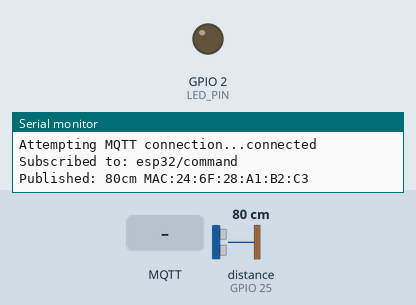
Bench run of a program on a simulated ESP32. On the bench: output pins drawn as LEDs (lit = HIGH), the last lines printed to the serial monitor. Wiring (inferred from the names in the program): ultrasonic range finder: trigger GPIO 26; echo GPIO 25. Inputs (shaded band) come from the test bench; at power-on: distance to the obstacle (sensor on GPIO 25) 80 cm. The echo pulse lasts 58.3 µs per cm; WiFi joins after 1.5 s; servers stay silent unless stated; random numbers use the default seed unless the program sets one; no MQTT or app messages arrive unless stated; pins used as bus, display or sensor lines are not drawn.

Above: at 2.7 s.
2.8 s: MQTT message "LED_ON" arrives on the first subscribed topic
At 7.0 s:
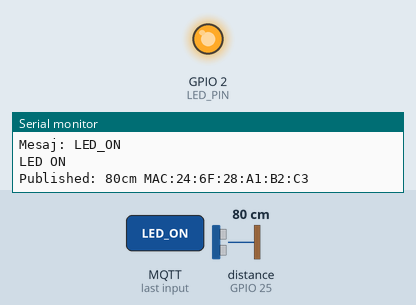
8.0 s: MQTT message "LED_OFF" arrives on the first subscribed topic
At 12.2 s:
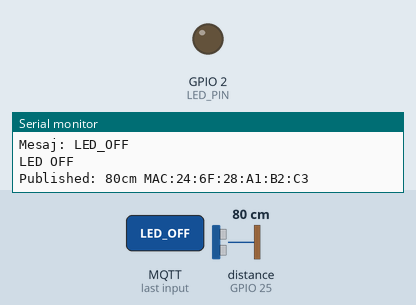
Timing chart, 0 to 13.7 s (numbered marks = the images above; inputs shaded):
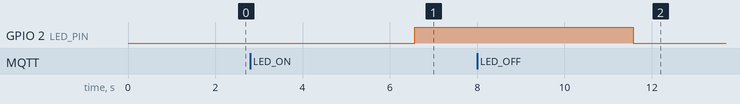

Measured:
- after the input at 2.8 s, GPIO 2 (LED_PIN): LOW → HIGH after 3.8 s
- after the input at 8.0 s, GPIO 2 (LED_PIN): HIGH → LOW after 3.6 s

The program:

main.cpp
```cpp
#include <Arduino.h>
#include <WiFi.h>
#include <PubSubClient.h>
#include <Wire.h>

// Sensör Pinleri
#define Echo_PIN 25
#define Trig_PIN 26

// LED Pin
#define LED_PIN 2


// WiFi Bilgileri
const char* ssid = "Boooh";
const char* password = "pisssslik";

// MQTT Bilgileri
const char* mqtt_server = "192.168.1.102";
const int mqtt_port = 1883;
const char* mqtt_pub_topic = "esp32/distance/data";  // Veri GÖNDERİLECEK konu
const char* mqtt_sub_topic = "esp32/command";        // Komut DİNLENECEK konu
String MAC;


WiFiClient espClient;
PubSubClient client(espClient);

// MQTT'den mesaj geldiğinde çalışacak fonksiyon
void callback(char* topic, byte* payload, unsigned int length) {
  Serial.print("Mesaj geldi, konu: ");
  Serial.println(topic);

  // Gelen mesajı string'e çevir
  String message;
  for (int i = 0; i < length; i++) {
    message += (char)payload[i];
  }
  Serial.print("Mesaj: ");
  Serial.println(message);

  // Gelen mesaja göre işlem yap
  if (message == "LED_ON") {
    Serial.println("LED ON");
    digitalWrite(LED_PIN, HIGH);
  } else if (message == "LED_OFF") {
    Serial.println("LED OFF");
    digitalWrite(LED_PIN, LOW);
  }
}

void wifiConnect() {
  Serial.print("Connecting to ");
  Serial.println(ssid);
  WiFi.begin(ssid, password);
  while (WiFi.status() != WL_CONNECTED) {
    delay(500);
    Serial.print(" . ");
  }
  Serial.println("\nWiFi Connected :)");
  Serial.print("IP address: ");
  Serial.println(WiFi.localIP());
  Serial.print("MAC address: ");
  MAC = WiFi.macAddress();
  Serial.println(MAC);
}

void reconnect() {
  while (!client.connected()) {
    Serial.print("Attempting MQTT connection...");
    String clientId = "ESP32Client-" + String(random(0xffff), HEX);
    if (client.connect(clientId.c_str())) {
      Serial.println("connected");
      // Bağlantı kurulunca komut konusuna abone ol
      client.subscribe(mqtt_sub_topic);
      Serial.print("Subscribed to: ");
      Serial.println(mqtt_sub_topic);
    } else {
      Serial.print("failed, rc=");
      Serial.print(client.state());
      Serial.println(" try again in 5 seconds");
      delay(5000);
    }
  }
}

void setUpDistance() {
  pinMode(Trig_PIN, OUTPUT);
  pinMode(Echo_PIN, INPUT);
}

u_int64_t ReadDistance() {
  digitalWrite(Trig_PIN, LOW);
  delayMicroseconds(2);
  digitalWrite(Trig_PIN, HIGH);
  delayMicroseconds(10);
  digitalWrite(Trig_PIN, LOW);
  u_int64_t duration = pulseIn(Echo_PIN, HIGH);
  u_int64_t distance = duration / 58.2;
  return distance;
}

void setup() {
  Serial.begin(115200);
  pinMode(LED_PIN, OUTPUT);
  setUpDistance();
  wifiConnect();

  // Sunucu ve callback fonksiyonunu ayarla
  client.setServer(mqtt_server, mqtt_port);
  client.setCallback(callback);
}

void loop() {
  if (!client.connected()) {
    reconnect();
  }
  client.loop(); // MQTT dinlemesini aktif tutar

  // Veriyi oku
  u_int64_t data = ReadDistance();

  // Gönderilecek mesajı hazırla
  String buffer = String(data) + "cm MAC:" + String(MAC);

  // MQTT konusuna yayınla
  client.publish(mqtt_pub_topic, buffer.c_str());

  Serial.print("Published: ");
  Serial.println(buffer);

  delay(5000);
}
```
